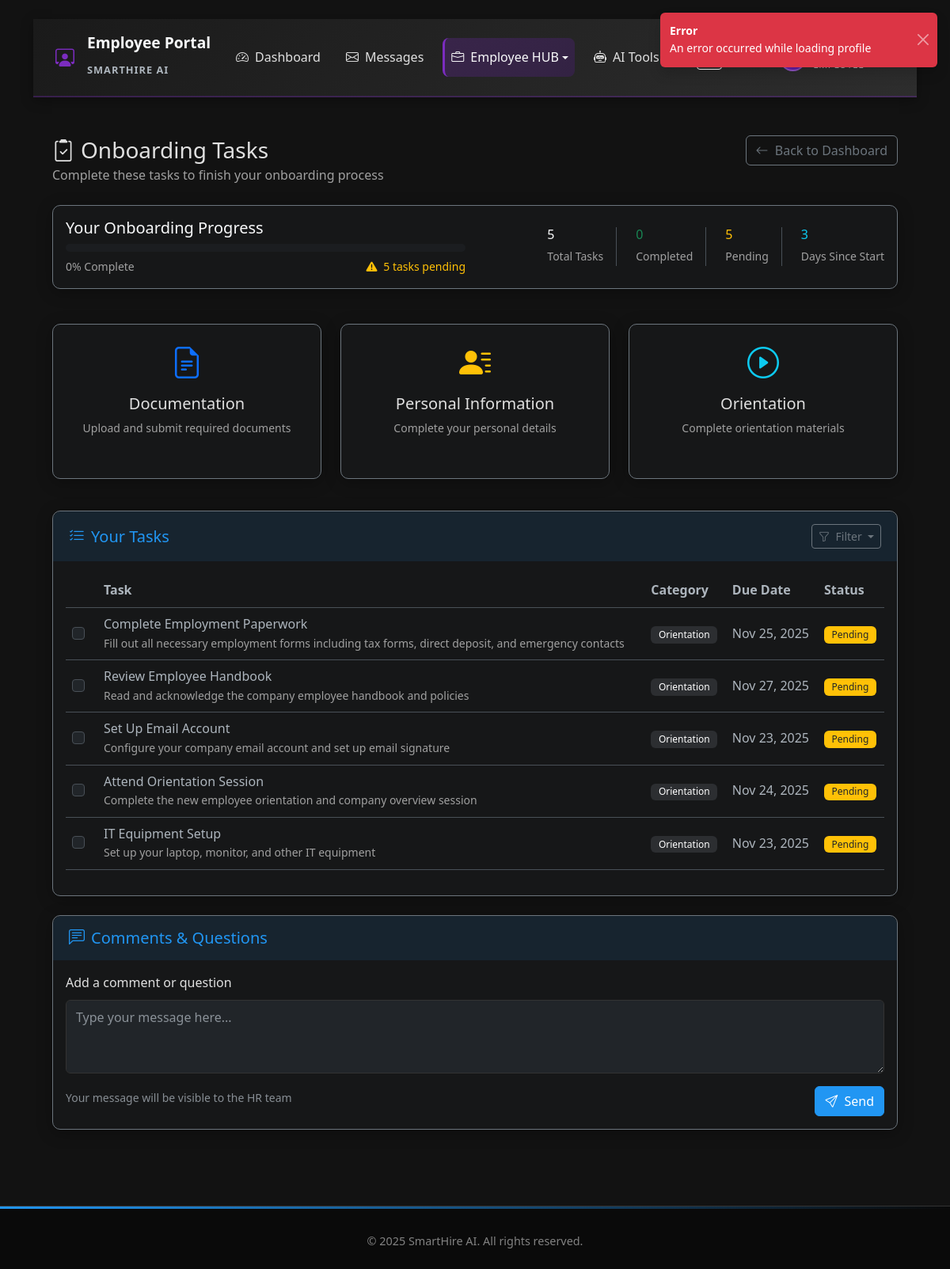
Page /employee/onboarding-tasks (signed in) on the committed database.
### app.py (models this page shows, shortened)
class User(db.Model):
    id = db.Column(db.Integer, primary_key=True)
    username = db.Column(db.String(80), unique=True, nullable=False)
    email = db.Column(db.String(120), unique=True, nullable=False)
    password = db.Column(db.String(255), nullable=False)
    full_name = db.Column(db.String(100), nullable=False)
    phone = db.Column(db.String(20), nullable=False)
    role = db.Column(db.String(20), nullable=False)
    department = db.Column(db.String(50), nullable=True)
    created_at = db.Column(db.DateTime, default=datetime.utcnow)
    last_login = db.Column(db.DateTime, nullable=True)
    is_active = db.Column(db.Boolean, default=True)
    status = db.Column(db.String(20), default='Active')
    hire_date = db.Column(db.Date, nullable=True)
    position = db.Column(db.String(100), nullable=True)
    manager_id = db.Column(db.Integer, db.ForeignKey('user.id'), nullable=True)
    employee_id = db.Column(db.String(20), nullable=True)
    exit_date = db.Column(db.Date, nullable=True)
    offboarding_start_date = db.Column(db.DateTime, nullable=True)
    reset_token = db.Column(db.String(255), nullable=True)
    reset_token_expires = db.Column(db.DateTime, nullable=True)
    manager = db.relationship('User', remote_side=[id], backref=db.backref('direct_reports', lazy=True))
    skills = db.relationship('EmployeeSkill', backref='employee', lazy=True, cascade='all, delete-orphan')

class Task(db.Model):
    id = db.Column(db.Integer, primary_key=True)
    title = db.Column(db.String(200), nullable=False)
    description = db.Column(db.Text)
    task_type = db.Column(db.String(50), nullable=False)  # onboarding, offboarding, general
    status = db.Column(db.String(50), default='pending')  # pending, in_progress, completed, overdue
    priority = db.Column(db.String(20), default='medium')  # low, medium, high, urgent
    assigned_to = db.Column(db.Integer, db.ForeignKey('user.id'), nullable=True)
    assigned_by = db.Column(db.Integer, db.ForeignKey('user.id'), nullable=True)
    department = db.Column(db.String(50))
    due_date = db.Column(db.DateTime)
    completed_at = db.Column(db.DateTime)
    created_at = db.Column(db.DateTime, default=datetime.utcnow)
    updated_at = db.Column(db.DateTime, default=datetime.utcnow, onupdate=datetime.utcnow)
    assignee = db.relationship('User', foreign_keys=[assigned_to], backref='assigned_tasks')
    assigner = db.relationship('User', foreign_keys=[assigned_by], backref='created_tasks')

### app.py (the view, shortened to what this page needs)
@app.route('/employee/onboarding-tasks')
@login_required('employee')
def onboarding_tasks():
    user_id = session.get('user_id')
    user = User.query.get(user_id)
    unread_messages_count = Message.query.filter_by(
        recipient_id=user.id,
        status='unread'
    ).count()
    onboarding_tasks = Task.query.filter_by(
        assigned_to=user.id,
        task_type='onboarding'
    ).all()
    compatible_tasks = []
    for task in onboarding_tasks:
        compatible_task = type('Task', (), {
            'id': task.id,
            'task_name': task.title,
            'task_description': task.description,
            'is_completed': task.status == 'completed',
            'due_date': task.due_date,
            'priority': task.priority,
            'status': task.status
        })()
        compatible_tasks.append(compatible_task)
    checklist = None
    if compatible_tasks:
        def get_progress(self):
            if not compatible_tasks:
                return 0
            completed_tasks = len([task for task in compatible_tasks if task.is_completed])
            return int((completed_tasks / len(compatible_tasks)) * 100)
        checklist = type('Checklist', (), {
            'tasks': compatible_tasks,
            'created_at': onboarding_tasks[0].created_at if onboarding_tasks else datetime.utcnow(),
            'get_progress': get_progress
        })()
    return render_template('onboarding_tasks.html', user=user, checklist=checklist, now=datetime.utcnow(), unread_messages_count=unread_messages_count)

### templates/onboarding_tasks.html (shortened to what this page needs)
{% extends "employee_base.html" %}
{% block page_content %}
<div class="container-fluid py-4">
    <div class="row mb-4">
        <div class="col-12">
            <div class="d-flex justify-content-between align-items-center">
                <h1 class="h3 mb-0">
                    <i class="bi bi-clipboard2-check me-2"></i>Onboarding Tasks
                </h1>
                <a href="{{ url_for('employee_dashboard') }}" class="btn btn-outline-secondary">
                    <i class="bi bi-arrow-left me-1"></i> Back to Dashboard
                </a>
            </div>
            <p class="text-muted mb-0">Complete these tasks to finish your onboarding process</p>
        </div>
    </div>
    {% if checklist %}
    <div class="row mb-4">
        <div class="col-12">
            <div class="card bg-dark bg-opacity-25 border-secondary">
                <div class="card-body">
                    <div class="row align-items-center">
                        <div class="col-md-6 mb-3 mb-md-0">
                            <h5 class="text-light mb-2">Your Onboarding Progress</h5>
                            <div class="progress bg-dark bg-opacity-50 mb-2" style="height: 10px;">
                            </div>
                            <div class="d-flex justify-content-between">
                                <small class="text-muted">{{ "%.0f"|format(checklist.get_progress()) }}% Complete</small>
                                {% set pending_count = checklist.tasks|selectattr('is_completed', 'equalto', false)|list|length %}
                                {% if pending_count > 0 %}
                                <small class="text-warning">
                                    <i class="fas fa-exclamation-triangle me-1"></i> {{ pending_count }} task{{ 's' if pending_count > 1 else '' }} pending
                                </small>
                                {% endif %}
                            </div>
                        </div>
                        <div class="col-md-6">
                            <div class="d-flex flex-wrap justify-content-md-end gap-2">
                                <div class="border-end pe-3 me-3">
                                    <h6 class="text-light mb-1">{{ checklist.tasks|length }}</h6>
                                    <small class="text-muted">Total Tasks</small>
                                </div>
                                <div class="border-end pe-3 me-3">
                                    <h6 class="text-success mb-1">{{ checklist.tasks|selectattr('is_completed', 'equalto', true)|list|length }}</h6>
                                    <small class="text-muted">Completed</small>
                                </div>
                                <div class="border-end pe-3 me-3">
                                    <h6 class="text-warning mb-1">{{ checklist.tasks|selectattr('is_completed', 'equalto', false)|list|length }}</h6>
                                    <small class="text-muted">Pending</small>
                                </div>
                                <div>
                                    <h6 class="text-info mb-1">{{ ((now.date() - user.hire_date).days if user.hire_date else 0) }}</h6>
                                    <small class="text-muted">Days Since Start</small>
                                </div>
                            </div>
                        </div>
                    </div>
                </div>
            </div>
        </div>
    </div>
    {% endif %}
    <div class="row mb-4">
        <div class="col-md-4 mb-3">
            <div class="card bg-dark bg-opacity-25 border-secondary h-100">
                <div class="card-body text-center">
                    <div class="text-primary mb-2">
                        <i class="bi bi-file-earmark-text fs-1"></i>
                    </div>
                    <h5 class="card-title">Documentation</h5>
                    <p class="small text-muted">Upload and submit required documents</p>
                </div>
            </div>
        </div>
        <div class="col-md-4 mb-3">
            <div class="card bg-dark bg-opacity-25 border-secondary h-100">
                <div class="card-body text-center">
                    <div class="text-warning mb-2">
                        <i class="bi bi-person-lines-fill fs-1"></i>
                    </div>
                    <h5 class="card-title">Personal Information</h5>
                    <p class="small text-muted">Complete your personal details</p>
                </div>
            </div>
        </div>
        <div class="col-md-4 mb-3">
            <div class="card bg-dark bg-opacity-25 border-secondary h-100">
                <div class="card-body text-center">
                    <div class="text-info mb-2">
                        <i class="bi bi-play-circle fs-1"></i>
                    </div>
                    <h5 class="card-title">Orientation</h5>
                    <p class="small text-muted">Complete orientation materials</p>
                </div>
            </div>
        </div>
    </div>
    <div class="card bg-dark bg-opacity-25 border-secondary mb-4">
        <div class="card-header bg-transparent border-0">
            <div class="d-flex justify-content-between align-items-center">
                <h2 class="h5 mb-0">
                    <i class="bi bi-list-check me-2"></i>Your Tasks
                </h2>
                <div class="dropdown">
                    <button class="btn btn-sm btn-outline-secondary dropdown-toggle" type="button" id="filterDropdown" data-bs-toggle="dropdown" aria-expanded="false">
                        <i class="bi bi-funnel me-1"></i> Filter
                    </button>
                </div>
            </div>
        </div>
        <div class="card-body">
            <div class="table-responsive">
                <table class="table table-hover align-middle">
                    <thead>
                        <tr>
                            <th width="40"></th>
                            <th>Task</th>
                            <th>Category</th>
                            <th>Due Date</th>
                            <th>Status</th>
                        </tr>
                    </thead>
                    <tbody id="tasksList">
                        {% if checklist and checklist.tasks %}
                            {% for task in checklist.tasks %}
                            <tr class="task-item" data-status="{{ 'completed' if task.is_completed else 'pending' }}" data-task-id="{{ task.id }}">
                                <td class="text-center">
                                    <div class="form-check">
                                        <input class="form-check-input task-checkbox" type="checkbox"
                                               id="task{{ task.id }}"
                                               data-task-id="{{ task.id }}"
                                               {{ 'checked' if task.is_completed else '' }}>
                                    </div>
                                </td>
                                <td>
                                    <label class="form-check-label" for="task{{ task.id }}">
                                        {{ task.task_name }}
                                        {% if task.task_description %}
                                        <small class="d-block text-muted">{{ task.task_description }}</small>
                                        {% endif %}
                                    </label>
                                </td>
                                <td>
                                    {% set category = 'Documentation' if 'document' in task.task_name.lower() or 'upload' in task.task_name.lower() or 'aadhaar' in task.task_name.lower() or 'pan' in task.task_name.lower() or 'bank' in task.task_name.lower() else 'Personal Information' if 'personal' in task.task_name.lower() or 'information' in task.task_name.lower() or 'form' in task.task_name.lower() else 'Orientation' %}
                                    <span class="badge bg-secondary bg-opacity-25">{{ category }}</span>
                                </td>
                                <td>
                                    {% if task.due_date %}
                                        <span>{{ task.due_date.strftime('%b %d, %Y') }}</span>
                                    {% else %}
                                        <span>{{ (checklist.created_at + timedelta(days=task.order_index + 3)).strftime('%b %d, %Y') }}</span>
                                    {% endif %}
                                </td>
                                <td>
                                    {% if task.is_completed %}
                                        <span class="badge bg-success">Completed</span>
                                        {% if task.completed_at %}
                                        <small class="d-block text-muted">{{ task.completed_at.strftime('%b %d, %Y') }}</small>
                                        {% endif %}
                                    {% elif task.has_issue %}
                                        <span class="badge bg-danger">Issue Reported</span>
                                    {% else %}
                                        <span class="badge bg-warning text-dark">Pending</span>
                                    {% endif %}
                                </td>
                            </tr>
                            {% endfor %}
                        {% endif %}
                    </tbody>
                </table>
            </div>
        </div>
    </div>
    <div class="card bg-dark bg-opacity-25 border-secondary mb-4">
        <div class="card-header bg-transparent border-0">
            <h2 class="h5 mb-0">
                <i class="bi bi-chat-left-text me-2"></i>Comments & Questions
            </h2>
        </div>
        <div class="card-body">
            <form id="commentForm">
                <div class="mb-3">
                    <label for="comment" class="form-label">Add a comment or question</label>
                    <textarea class="form-control bg-dark text-light" id="comment" rows="3" placeholder="Type your message here..." autocomplete="off"></textarea>
                </div>
                <div class="d-flex justify-content-between">
                    <div class="form-text">Your message will be visible to the HR team</div>
                    <button type="submit" class="btn btn-primary">
                        <i class="bi bi-send me-1"></i> Send
                    </button>
                </div>
            </form>
        </div>
    </div>
</div>
{% endblock %}

### rows in the picture
User: hire_date "3"
Task: task_name "Complete Employment Paperwork", task_description "Fill out all necessary employment forms including tax forms, direct deposit, and emergency contacts", due_date "Nov 25, 2025"
Task: task_name "Review Employee Handbook", task_description "Read and acknowledge the company employee handbook and policies", due_date "Nov 27, 2025"
Task: task_name "Set Up Email Account", task_description "Configure your company email account and set up email signature", due_date "Nov 23, 2025"
Task: task_name "Attend Orientation Session", task_description "Complete the new employee orientation and company overview session", due_date "Nov 24, 2025"
Task: task_name "IT Equipment Setup", task_description "Set up your laptop, monitor, and other IT equipment", due_date "Nov 23, 2025"

### other values in the picture
{{ "%.0f"|format(checklist.get_progress()) }} "0"
{{ pending_count }} "5"
{{ 's' if pending_count > 1 else '' }} "s"
{{ checklist.tasks|length }} "5"
{{ category }} "Orientation" "Orientation" "Orientation" "Orientation" "Orientation"
